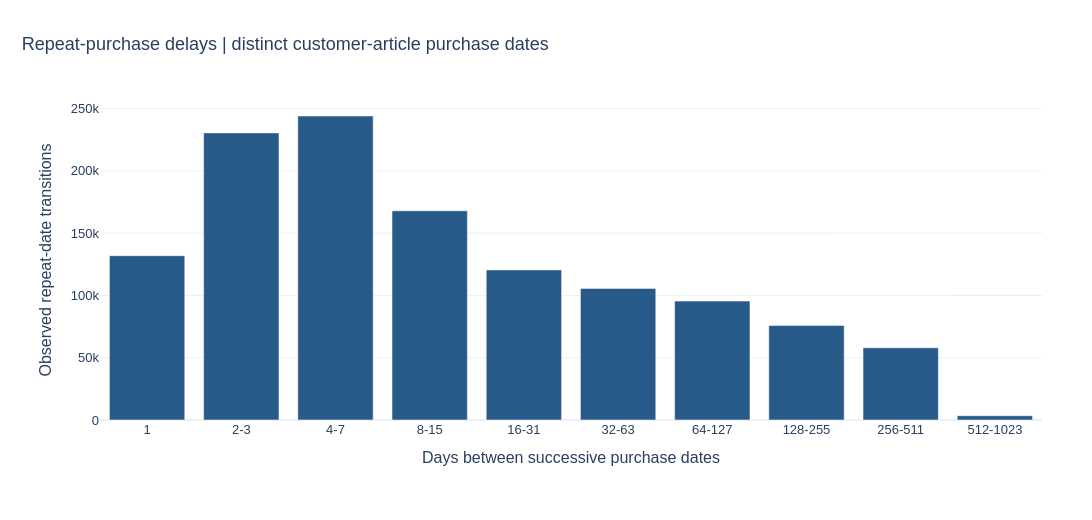

Here is the notebook cell this chart was saved with:
### Markdown cell above
## 9. Delay between repeated purchases

**Question.** How much time separates successive distinct purchase dates for the same customer and article?

### Code cell
connection.sql('SELECT customer_id,article_id,t_dat,lag(t_dat) OVER(PARTITION BY customer_id,article_id ORDER BY t_dat) previous_date FROM (SELECT DISTINCT customer_id,article_id,t_dat FROM eda)').create_view('repeat_dates')
repeat_delays=query("SELECT date_diff('day',previous_date,t_dat) delay_days,count(*) repeat_events FROM repeat_dates WHERE previous_date IS NOT NULL GROUP BY delay_days ORDER BY delay_days")
assert repeat_delays['delay_days'].gt(0).all()
repeat_delays['delay_band']=np.floor(np.log2(repeat_delays['delay_days'])).astype(int)
delay_bands=repeat_delays.groupby('delay_band')['repeat_events'].sum().reset_index()
delay_bands['range']=delay_bands['delay_band'].map(lambda b: str(2**b) if b==0 else f'{2**b}-{2**(b+1)-1}')
fig=px.bar(delay_bands,x='range',y='repeat_events',labels={'range':'Days between successive purchase dates','repeat_events':'Observed repeat-date transitions'},
    title='Repeat-purchase delays | distinct customer-article purchase dates')
show_figure(fig, PROJECT_ROOT, 'eda_repeat_delays')
connection.register('_customer_activity',customer_activity[['customer_id','transaction_rows']])
repeat_by_activity=query("SELECT CASE WHEN a.transaction_rows<=10 THEN '1-10 rows' WHEN a.transaction_rows<=50 THEN '11-50 rows' ELSE '51+ rows' END activity_band,count(*) repeat_events,median(date_diff('day',r.previous_date,r.t_dat)) median_delay_days FROM repeat_dates r JOIN _customer_activity a USING(customer_id) WHERE r.previous_date IS NOT NULL GROUP BY activity_band")
display(repeat_by_activity)

### Figure 1 — Plotly figure (JSON) as saved in the notebook; plotly's stock layout.template omitted (floating-point values rounded to 4 significant figures)
{"data": [{"hovertemplate": "Days between successive purchase dates=%{x}<br>Observed repeat-date transitions=%{y}<extra></extra>", "legendgroup": "", "marker": {"color": "#285A89", "pattern": {"shape": ""}}, "name": "", "orientation": "v", "showlegend": false, "textposition": "auto", "type": "bar", "x": ["1", "2-3", "4-7", "8-15", "16-31", "32-63", "64-127", "128-255", "256-511", "512-1023"], "xaxis": "x", "y": [131924, 230534, 244089, 167939, 120505, 105680, 95454, 75916, 57962, 3461], "yaxis": "y"}], "layout": {"barmode": "relative", "colorway": ["#285A89", "#B67824", "#687B38", "#9B596D", "#78629A"], "font": {"family": "Arial", "size": 13}, "height": 520, "legend": {"orientation": "h", "tracegroupgap": 0, "x": 0, "y": 1.02, "yanchor": "bottom"}, "margin": {"b": 100, "l": 100, "r": 50, "t": 100}, "title": {"font": {"size": 18}, "text": "Repeat-purchase delays | distinct customer-article purchase dates", "x": 0.02, "xanchor": "left"}, "width": 1100, "xaxis": {"anchor": "y", "domain": [0.0, 1.0], "title": {"text": "Days between successive purchase dates"}}, "yaxis": {"anchor": "x", "domain": [0.0, 1.0], "title": {"text": "Observed repeat-date transitions"}}}}
